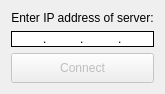
<?xml version="1.0" encoding="UTF-8"?>
<ui version="4.0">
 <class>IPDialog</class>
 <widget class="QWidget" name="IPDialog">
  <property name="geometry">
   <rect>
    <x>0</x>
    <y>0</y>
    <width>150</width>
    <height>89</height>
   </rect>
  </property>
  <property name="minimumSize">
   <size>
    <width>0</width>
    <height>0</height>
   </size>
  </property>
  <property name="maximumSize">
   <size>
    <width>16777215</width>
    <height>16777215</height>
   </size>
  </property>
  <property name="focusPolicy">
   <enum>Qt::StrongFocus</enum>
  </property>
  <property name="windowTitle">
   <string>SET!</string>
  </property>
  <layout class="QVBoxLayout" name="verticalLayout">
   <item>
    <widget class="QLabel" name="label">
     <property name="text">
      <string>Enter IP address of server:</string>
     </property>
     <property name="alignment">
      <set>Qt::AlignCenter</set>
     </property>
    </widget>
   </item>
   <item>
    <widget class="QWidget" name="horizontalWidget" native="true">
     <property name="styleSheet">
      <string notr="true">#horizontalWidget { background-color:white;border-style:solid;border-color:black;border-width:1px }
QLineEdit { background-color:transparent }</string>
     </property>
     <layout class="QHBoxLayout" name="horizontalLayout">
      <property name="spacing">
       <number>2</number>
      </property>
      <property name="leftMargin">
       <number>0</number>
      </property>
      <property name="topMargin">
       <number>0</number>
      </property>
      <property name="rightMargin">
       <number>0</number>
      </property>
      <property name="bottomMargin">
       <number>0</number>
      </property>
      <item>
       <widget class="QLineEdit" name="lineEdit_2">
        <property name="maximumSize">
         <size>
          <width>16777215</width>
          <height>16777215</height>
         </size>
        </property>
        <property name="styleSheet">
         <string notr="true"/>
        </property>
        <property name="inputMethodHints">
         <set>Qt::ImhNoPredictiveText</set>
        </property>
        <property name="inputMask">
         <string/>
        </property>
        <property name="text">
         <string/>
        </property>
        <property name="maxLength">
         <number>3</number>
        </property>
        <property name="frame">
         <bool>false</bool>
        </property>
        <property name="alignment">
         <set>Qt::AlignCenter</set>
        </property>
       </widget>
      </item>
      <item>
       <widget class="QLabel" name="label_2">
        <property name="maximumSize">
         <size>
          <width>16777215</width>
          <height>16777215</height>
         </size>
        </property>
        <property name="frameShape">
         <enum>QFrame::NoFrame</enum>
        </property>
        <property name="text">
         <string>.</string>
        </property>
       </widget>
      </item>
      <item>
       <widget class="QLineEdit" name="lineEdit_3">
        <property name="maximumSize">
         <size>
          <width>16777215</width>
          <height>16777215</height>
         </size>
        </property>
        <property name="layoutDirection">
         <enum>Qt::LeftToRight</enum>
        </property>
        <property name="inputMethodHints">
         <set>Qt::ImhNoPredictiveText</set>
        </property>
        <property name="inputMask">
         <string/>
        </property>
        <property name="text">
         <string/>
        </property>
        <property name="maxLength">
         <number>3</number>
        </property>
        <property name="frame">
         <bool>false</bool>
        </property>
        <property name="alignment">
         <set>Qt::AlignCenter</set>
        </property>
       </widget>
      </item>
      <item>
       <widget class="QLabel" name="label_3">
        <property name="autoFillBackground">
         <bool>false</bool>
        </property>
        <property name="styleSheet">
         <string notr="true"/>
        </property>
        <property name="frameShape">
         <enum>QFrame::NoFrame</enum>
        </property>
        <property name="text">
         <string>.</string>
        </property>
       </widget>
      </item>
      <item>
       <widget class="QLineEdit" name="lineEdit_4">
        <property name="maximumSize">
         <size>
          <width>16777215</width>
          <height>16777215</height>
         </size>
        </property>
        <property name="inputMethodHints">
         <set>Qt::ImhNoPredictiveText</set>
        </property>
        <property name="inputMask">
         <string/>
        </property>
        <property name="text">
         <string/>
        </property>
        <property name="maxLength">
         <number>3</number>
        </property>
        <property name="frame">
         <bool>false</bool>
        </property>
        <property name="alignment">
         <set>Qt::AlignCenter</set>
        </property>
       </widget>
      </item>
      <item>
       <widget class="QLabel" name="label_4">
        <property name="frameShape">
         <enum>QFrame::NoFrame</enum>
        </property>
        <property name="text">
         <string>.</string>
        </property>
       </widget>
      </item>
      <item>
       <widget class="QLineEdit" name="lineEdit_5">
        <property name="maximumSize">
         <size>
          <width>16777215</width>
          <height>16777215</height>
         </size>
        </property>
        <property name="inputMethodHints">
         <set>Qt::ImhNoPredictiveText</set>
        </property>
        <property name="inputMask">
         <string/>
        </property>
        <property name="text">
         <string/>
        </property>
        <property name="maxLength">
         <number>3</number>
        </property>
        <property name="frame">
         <bool>false</bool>
        </property>
        <property name="alignment">
         <set>Qt::AlignCenter</set>
        </property>
       </widget>
      </item>
     </layout>
    </widget>
   </item>
   <item>
    <widget class="QPushButton" name="pushButton">
     <property name="enabled">
      <bool>false</bool>
     </property>
     <property name="minimumSize">
      <size>
       <width>0</width>
       <height>30</height>
      </size>
     </property>
     <property name="text">
      <string>Connect</string>
     </property>
    </widget>
   </item>
  </layout>
 </widget>
 <tabstops>
  <tabstop>lineEdit_2</tabstop>
  <tabstop>lineEdit_3</tabstop>
  <tabstop>lineEdit_4</tabstop>
  <tabstop>lineEdit_5</tabstop>
  <tabstop>pushButton</tabstop>
 </tabstops>
 <resources/>
 <connections/>
</ui>
